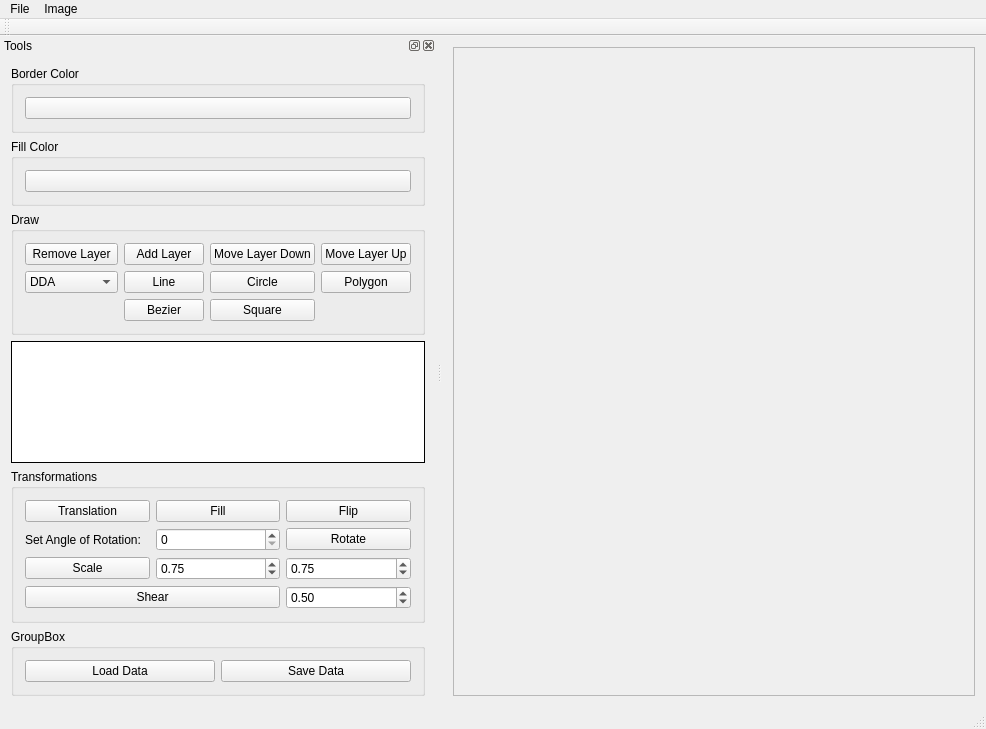
<?xml version="1.0" encoding="UTF-8"?>
<ui version="4.0">
 <class>ImageViewerClass</class>
 <widget class="QMainWindow" name="ImageViewerClass">
  <property name="geometry">
   <rect>
    <x>0</x>
    <y>0</y>
    <width>986</width>
    <height>729</height>
   </rect>
  </property>
  <property name="windowTitle">
   <string>ImageViewer</string>
  </property>
  <widget class="QWidget" name="centralWidget">
   <layout class="QHBoxLayout" name="horizontalLayout">
    <item>
     <widget class="QScrollArea" name="scrollArea">
      <property name="widgetResizable">
       <bool>true</bool>
      </property>
      <widget class="QWidget" name="scrollAreaWidgetContents">
       <property name="geometry">
        <rect>
         <x>0</x>
         <y>0</y>
         <width>556</width>
         <height>654</height>
        </rect>
       </property>
      </widget>
     </widget>
    </item>
   </layout>
  </widget>
  <widget class="QMenuBar" name="menuBar">
   <property name="geometry">
    <rect>
     <x>0</x>
     <y>0</y>
     <width>986</width>
     <height>22</height>
    </rect>
   </property>
   <widget class="QMenu" name="menuFile">
    <property name="title">
     <string>File</string>
    </property>
    <addaction name="actionOpen"/>
    <addaction name="actionSave_as"/>
    <addaction name="separator"/>
    <addaction name="actionExit"/>
   </widget>
   <widget class="QMenu" name="menuImage">
    <property name="title">
     <string>Image</string>
    </property>
    <addaction name="actionClear"/>
   </widget>
   <addaction name="menuFile"/>
   <addaction name="menuImage"/>
  </widget>
  <widget class="QToolBar" name="mainToolBar">
   <attribute name="toolBarArea">
    <enum>TopToolBarArea</enum>
   </attribute>
   <attribute name="toolBarBreak">
    <bool>false</bool>
   </attribute>
  </widget>
  <widget class="QStatusBar" name="statusBar"/>
  <widget class="QDockWidget" name="dockWidget">
   <property name="windowTitle">
    <string>Tools</string>
   </property>
   <attribute name="dockWidgetArea">
    <number>1</number>
   </attribute>
   <widget class="QWidget" name="dockWidgetContents">
    <layout class="QVBoxLayout" name="verticalLayout">
     <item>
      <widget class="QGroupBox" name="groupBox">
       <property name="title">
        <string>Border Color</string>
       </property>
       <layout class="QVBoxLayout" name="verticalLayout_2">
        <item>
         <widget class="QPushButton" name="pushButtonSetColor">
          <property name="text">
           <string/>
          </property>
         </widget>
        </item>
       </layout>
      </widget>
     </item>
     <item>
      <widget class="QGroupBox" name="groupBox_3">
       <property name="title">
        <string>Fill Color</string>
       </property>
       <layout class="QGridLayout" name="gridLayout_3">
        <item row="0" column="0">
         <widget class="QPushButton" name="pushButtonSetFillColor">
          <property name="text">
           <string/>
          </property>
         </widget>
        </item>
       </layout>
      </widget>
     </item>
     <item>
      <widget class="QGroupBox" name="groupBox_2">
       <property name="title">
        <string>Draw</string>
       </property>
       <layout class="QGridLayout" name="gridLayout">
        <item row="0" column="1">
         <widget class="QPushButton" name="toolButtonAddLayer">
          <property name="text">
           <string>Add Layer</string>
          </property>
         </widget>
        </item>
        <item row="2" column="2">
         <widget class="QPushButton" name="toolButtonCircle">
          <property name="text">
           <string>Circle</string>
          </property>
          <property name="checkable">
           <bool>true</bool>
          </property>
          <property name="autoExclusive">
           <bool>false</bool>
          </property>
         </widget>
        </item>
        <item row="2" column="1">
         <widget class="QPushButton" name="toolButtonDrawLine">
          <property name="text">
           <string>Line</string>
          </property>
          <property name="checkable">
           <bool>true</bool>
          </property>
          <property name="autoExclusive">
           <bool>false</bool>
          </property>
         </widget>
        </item>
        <item row="2" column="0">
         <widget class="QComboBox" name="comboBoxLineAlg">
          <item>
           <property name="text">
            <string>DDA</string>
           </property>
          </item>
          <item>
           <property name="text">
            <string>Bresenham</string>
           </property>
          </item>
         </widget>
        </item>
        <item row="0" column="0">
         <widget class="QPushButton" name="toolButtonRemLayer">
          <property name="text">
           <string>Remove Layer</string>
          </property>
         </widget>
        </item>
        <item row="0" column="2">
         <widget class="QPushButton" name="toolButtonMoveUp">
          <property name="text">
           <string>Move Layer Down</string>
          </property>
         </widget>
        </item>
        <item row="2" column="3">
         <widget class="QPushButton" name="toolButtonPolygon">
          <property name="text">
           <string>Polygon</string>
          </property>
          <property name="checkable">
           <bool>true</bool>
          </property>
          <property name="autoExclusive">
           <bool>false</bool>
          </property>
         </widget>
        </item>
        <item row="0" column="3">
         <widget class="QPushButton" name="toolButtonMoveDown">
          <property name="text">
           <string>Move Layer Up</string>
          </property>
         </widget>
        </item>
        <item row="3" column="2">
         <widget class="QPushButton" name="toolButtonSquare">
          <property name="text">
           <string>Square</string>
          </property>
          <property name="checkable">
           <bool>true</bool>
          </property>
         </widget>
        </item>
        <item row="3" column="1">
         <widget class="QPushButton" name="toolButtonBezier">
          <property name="text">
           <string>Bezier</string>
          </property>
          <property name="checkable">
           <bool>true</bool>
          </property>
         </widget>
        </item>
       </layout>
      </widget>
     </item>
     <item>
      <widget class="QListWidget" name="ListLayers">
       <property name="font">
        <font>
         <family>Yu Gothic UI Semibold</family>
         <pointsize>18</pointsize>
         <bold>true</bold>
        </font>
       </property>
       <property name="focusPolicy">
        <enum>Qt::WheelFocus</enum>
       </property>
       <property name="layoutDirection">
        <enum>Qt::LeftToRight</enum>
       </property>
       <property name="frameShape">
        <enum>QFrame::Box</enum>
       </property>
       <property name="frameShadow">
        <enum>QFrame::Plain</enum>
       </property>
       <property name="lineWidth">
        <number>1</number>
       </property>
       <property name="midLineWidth">
        <number>2</number>
       </property>
       <property name="selectionRectVisible">
        <bool>false</bool>
       </property>
       <property name="sortingEnabled">
        <bool>false</bool>
       </property>
      </widget>
     </item>
     <item>
      <widget class="QGroupBox" name="groupBox_4">
       <property name="title">
        <string>Transformations</string>
       </property>
       <layout class="QGridLayout" name="gridLayout_2">
        <item row="3" column="0">
         <widget class="QPushButton" name="toolButtonScale">
          <property name="text">
           <string>Scale</string>
          </property>
         </widget>
        </item>
        <item row="5" column="2">
         <widget class="QDoubleSpinBox" name="DoubleSpinBoxShearX">
          <property name="minimum">
           <double>-1.000000000000000</double>
          </property>
          <property name="maximum">
           <double>1.000000000000000</double>
          </property>
          <property name="singleStep">
           <double>0.100000000000000</double>
          </property>
          <property name="value">
           <double>0.500000000000000</double>
          </property>
         </widget>
        </item>
        <item row="2" column="2">
         <widget class="QPushButton" name="toolButtonRotate">
          <property name="text">
           <string>Rotate</string>
          </property>
         </widget>
        </item>
        <item row="0" column="2">
         <widget class="QPushButton" name="toolButtonFlip">
          <property name="text">
           <string>Flip</string>
          </property>
         </widget>
        </item>
        <item row="2" column="1">
         <widget class="QSpinBox" name="spinBoxRot"/>
        </item>
        <item row="2" column="0">
         <widget class="QLabel" name="label_2">
          <property name="text">
           <string>Set Angle of Rotation:</string>
          </property>
         </widget>
        </item>
        <item row="5" column="0" colspan="2">
         <widget class="QPushButton" name="toolButtonShear">
          <property name="text">
           <string>Shear</string>
          </property>
         </widget>
        </item>
        <item row="3" column="2">
         <widget class="QDoubleSpinBox" name="DoubleSpinBoxScaleY">
          <property name="minimum">
           <double>-1.250000000000000</double>
          </property>
          <property name="maximum">
           <double>1.250000000000000</double>
          </property>
          <property name="singleStep">
           <double>0.100000000000000</double>
          </property>
          <property name="value">
           <double>0.750000000000000</double>
          </property>
         </widget>
        </item>
        <item row="3" column="1">
         <widget class="QDoubleSpinBox" name="DoubleSpinBoxScaleX">
          <property name="minimum">
           <double>-1.250000000000000</double>
          </property>
          <property name="maximum">
           <double>1.250000000000000</double>
          </property>
          <property name="singleStep">
           <double>0.100000000000000</double>
          </property>
          <property name="value">
           <double>0.750000000000000</double>
          </property>
         </widget>
        </item>
        <item row="0" column="0">
         <widget class="QPushButton" name="toolButtonTranslation">
          <property name="text">
           <string>Translation</string>
          </property>
          <property name="checkable">
           <bool>true</bool>
          </property>
         </widget>
        </item>
        <item row="0" column="1">
         <widget class="QPushButton" name="toolButtonFill">
          <property name="text">
           <string>Fill</string>
          </property>
          <property name="checkable">
           <bool>true</bool>
          </property>
          <property name="autoRepeat">
           <bool>true</bool>
          </property>
         </widget>
        </item>
       </layout>
      </widget>
     </item>
     <item>
      <widget class="QGroupBox" name="groupBox_5">
       <property name="title">
        <string>GroupBox</string>
       </property>
       <layout class="QGridLayout" name="gridLayout_4">
        <item row="0" column="0">
         <widget class="QPushButton" name="toolButtonLoadData">
          <property name="text">
           <string>Load Data</string>
          </property>
         </widget>
        </item>
        <item row="0" column="1">
         <widget class="QPushButton" name="toolButtonSaveData">
          <property name="text">
           <string>Save Data</string>
          </property>
         </widget>
        </item>
       </layout>
      </widget>
     </item>
    </layout>
   </widget>
  </widget>
  <action name="actionOpen">
   <property name="text">
    <string>Open</string>
   </property>
   <property name="shortcut">
    <string>Ctrl+O</string>
   </property>
  </action>
  <action name="actionSave_as">
   <property name="text">
    <string>Save as</string>
   </property>
   <property name="shortcut">
    <string>Ctrl+S</string>
   </property>
  </action>
  <action name="actionClear">
   <property name="text">
    <string>Clear</string>
   </property>
  </action>
  <action name="actionExit">
   <property name="text">
    <string>Exit</string>
   </property>
   <property name="shortcut">
    <string>Alt+F4</string>
   </property>
  </action>
  <action name="actionResize">
   <property name="text">
    <string>Resize</string>
   </property>
  </action>
 </widget>
 <layoutdefault spacing="6" margin="11"/>
 <resources>
  <include location="ImageViewer.qrc"/>
 </resources>
 <connections/>
</ui>
